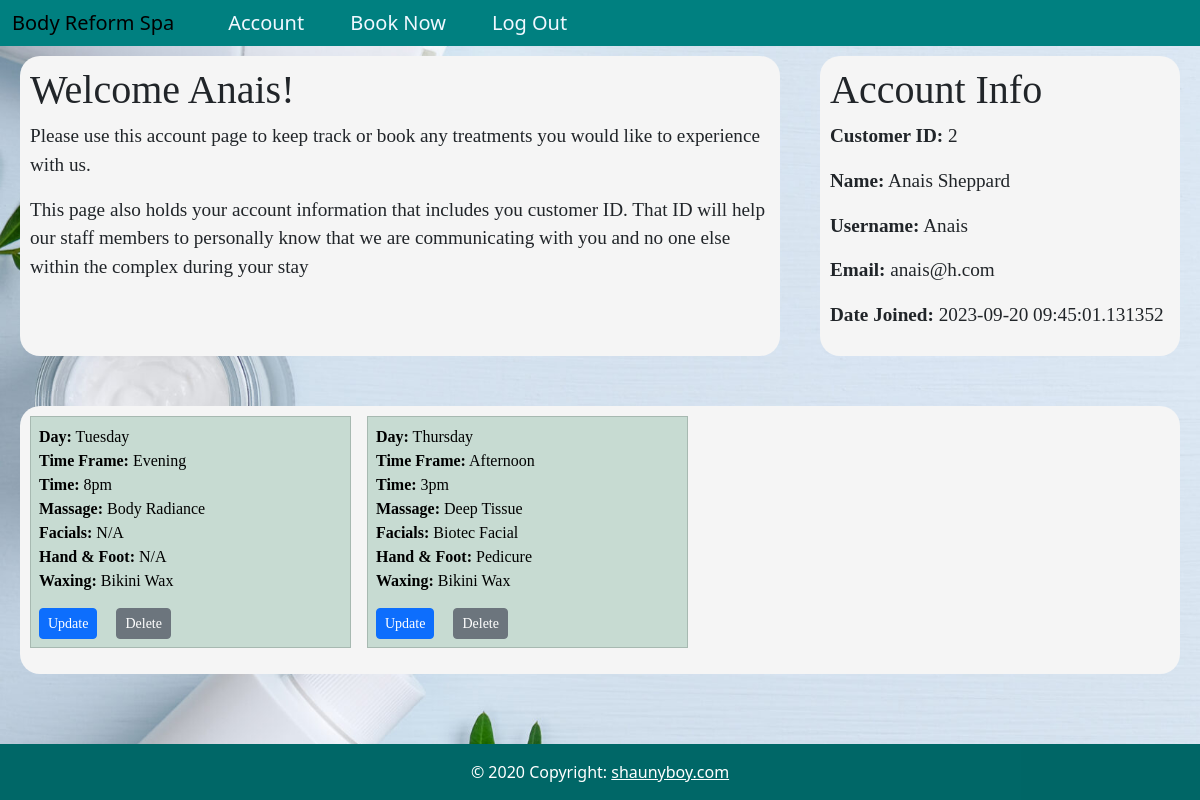
Page /account (signed in) on the committed database.
### Salon_app/models.py (models this page shows, shortened)
class User(db.Model, UserMixin):
    id = db.Column(db.Integer, primary_key=True)
    name = db.Column(db.String(200), nullable=False)
    username = db.Column(db.String(20), nullable=False, unique=True)
    email = db.Column(db.String(120), nullable=False, unique=True)
    password = db.Column(db.String(60), nullable=False)
    date_added = db.Column(db.DateTime, default=datetime.utcnow)
    booking = db.relationship('Booking', backref='author', lazy=True)

class Booking(db.Model):
    id = db.Column(db.Integer, primary_key=True)
    day = db.Column(db.String(50), nullable=False)
    timeFrame = db.Column(db.String(50),nullable=False)
    time = db.Column(db.String(10), nullable=False)
    massage = db.Column(db.String(50))
    facials = db.Column(db.String(50))
    handFoot = db.Column(db.String(50))
    waxing = db.Column(db.String(50))
    user_id = db.Column(db.Integer, db.ForeignKey('user.id'), nullable=False)

### Salon_app/routes.py (the view)
@app.route('/account')
@login_required
def account():
    user_id = current_user.id
    bookings = Booking.query.filter_by(user_id=user_id).all()
    flash_message = "Your treatment has been created successfully!"
    return render_template("account.html", title='Welcome', bookings=bookings, flash_message=flash_message,user_id=user_id)

### Salon_app/models.py (called while the page is built)
@login_manager.user_loader
def load_user(user_id):
    return User.query.get(int(user_id))

### Salon_app/templates/account.html (shortened to what this page needs)
{% extends 'base.html' %}
{% block content %}
<div class="main-acc-cont">
    <div class="welc-user backgrd">
        <div class="wel-msg">
            <h1>Welcome {{ current_user.username }}!</h1>
            <p>Please use this account page to keep track or book any treatments you would like to experience with us.</p>
            <p>This page also holds your account information that includes you customer ID. That ID  will help our staff members to personally know that we are communicating with you and no one else within the complex during your stay</p>
        </div>
    </div>
    <div class="acc-info backgrd">
        <div class="acc-details">
            <h1>Account Info</h1>
            <p><strong>Customer ID:</strong> {{ current_user.id }} </p>
            <p><strong>Name:</strong> {{ current_user.name }} </p>
            <p><strong>Username:</strong> {{ current_user.username }} </p>
            <p><strong>Email:</strong> {{ current_user.email }} </p>
            <p><strong>Date Joined:</strong> {{ current_user.date_added }} </p>
        </div>
    </div>
</div>
    <div class="backgrd sidebar" id="accounts">
        <div>
            <table class="table table-hover table-success table-bordered table-striped" >
                {% for booking in bookings %}
                <tbody class="bk-data">
                    <tr>
                        <td class="data">
                            <strong>Day:</strong> {{ booking.day }}<br>
                            <strong>Time Frame:</strong> {{ booking.timeFrame }}<br>
                            <strong>Time:</strong> {{ booking.time }}<br>
                            <strong>Massage:</strong> {{ booking.massage }}<br>
                            <strong>Facials:</strong> {{ booking.facials }}<br>
                            <strong>Hand & Foot:</strong> {{ booking.handFoot }}<br>
                            <strong>Waxing:</strong> {{ booking.waxing }}<br>
                            <button class="btn btn-primary btn-sm"><a href="{{ url_for('update', user_id=current_user.id, id=booking.id) }}">Update</a></button>
                            <button class="btn btn-secondary btn-sm"><a href="{{ url_for('delete', id=booking.id) }}">Delete</a></button>
                        </td>
                    </tr>
                    {% endfor %}
                </tbody>
            </table>
        </div>
    </div>
{% endblock %}

### Salon_app/static/css/styles.css (style rules this page uses)
* { padding: 0; margin: 0; box-sizing: border-box; }
button a { color: white; text-decoration: none; }
p { font-family: 'cormorant-garamond'; }
.homeimg { background: url(/static/images/spabackground2.jpeg); background-size: cover; height: 100vh; }
.main-acc-cont { font-size: 1.2rem; display: grid; height: 350px; grid-template-columns: 2fr 1fr; grid-template-rows: repeat(2, 1fr); }
.table { display: flex; flex-wrap: wrap; gap: 1em; }
.backgrd { background-color: whitesmoke; }
button { margin-top: 15px; margin-right: 15px; }
.data { width: 320px; }
@media (min-width: 600px) { .backgrd { border-radius: 20px; padding: 10px; font-family: 'cormorant-garamond'; margin: 10px 20px ; } }

### rows in the picture
User: username "Anais", id "2", name "Anais Sheppard", email "anais@h.com", date_added "2023-09-20 09:45:01.131352"
Booking: day "Tuesday", timeFrame "Evening", time "8pm", massage "Body Radiance", facials "N/A", handFoot "N/A", waxing "Bikini Wax"
Booking: day "Thursday", timeFrame "Afternoon", time "3pm", massage "Deep Tissue", facials "Biotec Facial", handFoot "Pedicure", waxing "Bikini Wax"
